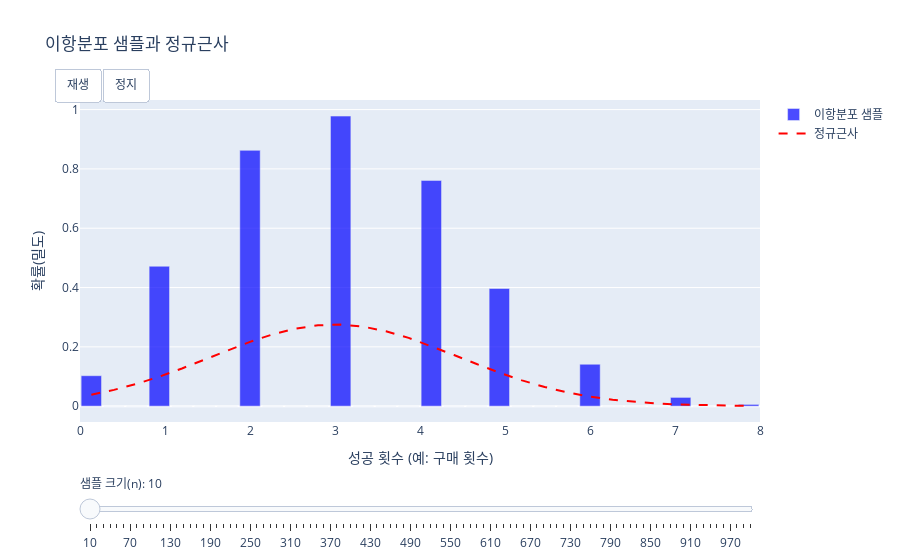

Notebook code for this chart:
### Markdown cell above
**3. 중심극한정리(CLT) 시각화 예시 (이항분포의 정규분포 근사)**

구매 확률이 0.3인 이항 분포에서 샘플 크기를 늘려갈 때, 표본 합(또는 평균)의 분포가 어떻게 정규분포에 가까워지는지 시각화합니다.

### Code cell
import numpy as np
import plotly.graph_objects as go
from plotly.subplots import make_subplots
from scipy.stats import norm, binom

# 초기 설정
p_conversion = 0.3  # 예: 특정 행동을 할 확률
sample_sizes_clt = np.arange(10, 1001, 10)  # 10부터 1000까지 10단위로 증가
num_simulations = 10000  # 각 샘플 크기별 시뮬레이션 횟수

# Plotly Figure 생성
fig_clt = go.Figure()

# 프레임 생성
frames = []
for n_sample in sample_sizes_clt:
    # 이항분포의 평균과 표준편차
    mu_binom = n_sample * p_conversion
    sigma_binom = np.sqrt(n_sample * p_conversion * (1 - p_conversion))
    
    # 이항분포에서 샘플 생성
    samples = binom.rvs(n=n_sample, p=p_conversion, size=num_simulations)
    
    # 히스토그램 데이터 생성
    hist_values, bin_edges = np.histogram(samples, bins=30, density=True)
    bin_centers = (bin_edges[:-1] + bin_edges[1:]) / 2

    # 정규분포 근사 PDF
    norm_approx_values = norm.pdf(bin_centers, mu_binom, sigma_binom)

    frame = go.Frame(
        data=[
            go.Bar(x=bin_centers, y=hist_values, name='이항분포 샘플', 
                  marker_color='blue', opacity=0.7),
            go.Scatter(x=bin_centers, y=norm_approx_values, name='정규근사',
                      mode='lines', line=dict(color='red', dash='dash'))
        ],
        name=f'n={n_sample}'
    )
    frames.append(frame)

# 초기 프레임 추가
n_sample = sample_sizes_clt[0]
mu_binom = n_sample * p_conversion
sigma_binom = np.sqrt(n_sample * p_conversion * (1 - p_conversion))
samples = binom.rvs(n=n_sample, p=p_conversion, size=num_simulations)
hist_values, bin_edges = np.histogram(samples, bins=30, density=True)
bin_centers = (bin_edges[:-1] + bin_edges[1:]) / 2
norm_approx_values = norm.pdf(bin_centers, mu_binom, sigma_binom)

fig_clt.add_trace(go.Bar(
    x=bin_centers, y=hist_values,
    name='이항분포 샘플',
    marker_color='blue', opacity=0.7
))
fig_clt.add_trace(go.Scatter(
    x=bin_centers, y=norm_approx_values,
    name='정규근사',
    mode='lines', line=dict(color='red', dash='dash')
))

# 애니메이션 버튼 추가
fig_clt.update_layout(
    updatemenus=[
        dict(
            type="buttons",
            direction="left",
            x=0.1,
            y=1.1,
            showactive=False,
            buttons=list([
                dict(
                    args=[None, {"frame": {"duration": 100, "redraw": True},
                                "fromcurrent": True, "mode": "immediate"}],
                    label="재생",
                    method="animate"
                ),
                dict(
                    args=[[None], {"frame": {"duration": 0, "redraw": True},
                                  "mode": "immediate",
                                  "transition": {"duration": 0}}],
                    label="정지",
                    method="animate"
                )
            ])
        )
    ],
    sliders=[dict(
        currentvalue={"prefix": "샘플 크기(n): "},
        pad={"t": 50},
        steps=[dict(
            method="animate",
            args=[[f"n={n}"], {"frame": {"duration": 0, "redraw": True},
                              "mode": "immediate"}],
            label=str(n)
        ) for n in sample_sizes_clt]
    )]
)

# 프레임 추가
fig_clt.frames = frames

# 레이아웃 업데이트
fig_clt.update_layout(
    title_text="이항분포 샘플과 정규근사",
    xaxis_title="성공 횟수 (예: 구매 횟수)",
    yaxis_title="확률(밀도)",
    bargap=0.1
)

fig_clt.show()
# 샘플 사이즈가 커지며 정규분포에 근사하게 됨

### Figure 1 — Plotly figure (JSON) as saved in the notebook; plotly's stock layout.template omitted (floating-point values rounded to 4 significant figures)
{"data": [{"marker": {"color": "blue"}, "name": "이항분포 샘플", "opacity": 0.7, "type": "bar", "x": [0.1333, 0.4, 0.6667, 0.9333, 1.2, 1.467, 1.733, 2.0, 2.267, 2.533, 2.8, 3.067, 3.333, 3.6, 3.867, 4.133, 4.4, 4.667, 4.933, 5.2, 5.467, 5.733, 6.0, 6.267, 6.533, 6.8, 7.067, 7.333, 7.6, 7.867], "y": [0.1027, 0.0, 0.0, 0.4718, 0.0, 0.0, 0.0, 0.8625, 0.0, 0.0, 0.0, 0.978, 0.0, 0.0, 0.0, 0.7613, 0.0, 0.0, 0.3968, 0.0, 0.0, 0.0, 0.1414, 0.0, 0.0, 0.0, 0.02963, 0.0, 0.0, 0.006]}, {"line": {"color": "red", "dash": "dash"}, "mode": "lines", "name": "정규근사", "type": "scatter", "x": [0.1333, 0.4, 0.6667, 0.9333, 1.2, 1.467, 1.733, 2.0, 2.267, 2.533, 2.8, 3.067, 3.333, 3.6, 3.867, 4.133, 4.4, 4.667, 4.933, 5.2, 5.467, 5.733, 6.0, 6.267, 6.533, 6.8, 7.067, 7.333, 7.6, 7.867], "y": [0.03891, 0.05505, 0.07531, 0.09958, 0.1273, 0.1573, 0.1879, 0.217, 0.2422, 0.2614, 0.2727, 0.275, 0.2681, 0.2527, 0.2302, 0.2028, 0.1726, 0.1421, 0.1131, 0.08696, 0.06466, 0.04648, 0.0323, 0.0217, 0.01409, 0.008844, 0.005367, 0.003149, 0.001786, 0.0009789]}], "layout": {"bargap": 0.1, "sliders": [{"currentvalue": {"prefix": "샘플 크기(n): "}, "pad": {"t": 50}, "steps": [{"args": [["n=10"], {"frame": {"duration": 0, "redraw": true}, "mode": "immediate"}], "label": "10", "method": "animate"}, {"args": [["n=20"], {"frame": {"duration": 0, "redraw": true}, "mode": "immediate"}], "label": "20", "method": "animate"}, {"args": [["n=30"], {"frame": {"duration": 0, "redraw": true}, "mode": "immediate"}], "label": "30", "method": "animate"}, {"args": [["n=40"], {"frame": {"duration": 0, "redraw": true}, "mode": "immediate"}], "label": "40", "method": "animate"}, {"args": [["n=50"], {"frame": {"duration": 0, "redraw": true}, "mode": "immediate"}], "label": "50", "method": "animate"}, {"args": [["n=60"], {"frame": {"duration": 0, "redraw": true}, "mode": "immediate"}], "label": "60", "method": "animate"}, {"args": [["n=70"], {"frame": {"duration": 0, "redraw": true}, "mode": "immediate"}], "label": "70", "method": "animate"}, {"args": [["n=80"], {"frame": {"duration": 0, "redraw": true}, "mode": "immediate"}], "label": "80", "method": "animate"}, {"args": [["n=90"], {"frame": {"duration": 0, "redraw": true}, "mode": "immediate"}], "label": "90", "method": "animate"}, {"args": [["n=100"], {"frame": {"duration": 0, "redraw": true}, "mode": "immediate"}], "label": "100", "method": "animate"}, {"args": [["n=110"], {"frame": {"duration": 0, "redraw": true}, "mode": "immediate"}], "label": "110", "method": "animate"}, {"args": [["n=120"], {"frame": {"duration": 0, "redraw": true}, "mode": "immediate"}], "label": "120", "method": "animate"}, {"args": [["n=130"], {"frame": {"duration": 0, "redraw": true}, "mode": "immediate"}], "label": "130", "method": "animate"}, {"args": [["n=140"], {"frame": {"duration": 0, "redraw": true}, "mode": "immediate"}], "label": "140", "method": "animate"}, {"args": [["n=150"], {"frame": {"duration": 0, "redraw": true}, "mode": "immediate"}], "label": "150", "method": "animate"}, {"args": [["n=160"], {"frame": {"duration": 0, "redraw": true}, "mode": "immediate"}], "label": "160", "method": "animate"}, {"args": [["n=170"], {"frame": {"duration": 0, "redraw": true}, "mode": "immediate"}], "label": "170", "method": "animate"}, {"args": [["n=180"], {"frame": {"duration": 0, "redraw": true}, "mode": "immediate"}], "label": "180", "method": "animate"}, {"args": [["n=190"], {"frame": {"duration": 0, "redraw": true}, "mode": "immediate"}], "label": "190", "method": "animate"}, {"args": [["n=200"], {"frame": {"duration": 0, "redraw": true}, "mode": "immediate"}], "label": "200", "method": "animate"}, {"args": [["n=210"], {"frame": {"duration": 0, "redraw": true}, "mode": "immediate"}], "label": "210", "method": "animate"}, {"args": [["n=220"], {"frame": {"duration": 0, "redraw": true}, "mode": "immediate"}], "label": "220", "method": "animate"}, {"args": [["n=230"], {"frame": {"duration": 0, "redraw": true}, "mode": "immediate"}], "label": "230", "method": "animate"}, {"args": [["n=240"], {"frame": {"duration": 0, "redraw": true}, "mode": "immediate"}], "label": "240", "method": "animate"}, {"args": [["n=250"], {"frame": {"duration": 0, "redraw": true}, "mode": "immediate"}], "label": "250", "method": "animate"}, {"args": [["n=260"], {"frame": {"duration": 0, "redraw": true}, "mode": "immediate"}], "label": "260", "method": "animate"}, {"args": [["n=270"], {"frame": {"duration": 0, "redraw": true}, "mode": "immediate"}], "label": "270", "method": "animate"}, {"args": [["n=280"], {"frame": {"duration": 0, "redraw": true}, "mode": "immediate"}], "label": "280", "method": "animate"}, {"args": [["n=290"], {"frame": {"duration": 0, "redraw": true}, "mode": "immediate"}], "label": "290", "method": "animate"}, {"args": [["n=300"], {"frame": {"duration": 0, "redraw": true}, "mode": "immediate"}], "label": "300", "method": "animate"}, {"args": [["n=310"], {"frame": {"duration": 0, "redraw": true}, "mode": "immediate"}], "label": "310", "method": "animate"}, {"args": [["n=320"], {"frame": {"duration": 0, "redraw": true}, "mode": "immediate"}], "label": "320", "method": "animate"}, {"args": [["n=330"], {"frame": {"duration": 0, "redraw": true}, "mode": "immediate"}], "label": "330", "method": "animate"}, {"args": [["n=340"], {"frame": {"duration": 0, "redraw": true}, "mode": "immediate"}], "label": "340", "method": "animate"}, {"args": [["n=350"], {"frame": {"duration": 0, "redraw": true}, "mode": "immediate"}], "label": "350", "method": "animate"}, {"args": [["n=360"], {"frame": {"duration": 0, "redraw": true}, "mode": "immediate"}], "label": "360", "method": "animate"}, {"args": [["n=370"], {"frame": {"duration": 0, "redraw": true}, "mode": "immediate"}], "label": "370", "method": "animate"}, {"args": [["n=380"], {"frame": {"duration": 0, "redraw": true}, "mode": "immediate"}], "label": "380", "method": "animate"}, {"args": [["n=390"], {"frame": {"duration": 0, "redraw": true}, "mode": "immediate"}], "label": "390", "method": "animate"}, {"args": [["n=400"], {"frame": {"duration": 0, "redraw": true}, "mode": "immediate"}], "label": "400", "method": "animate"}, {"args": [["n=410"], {"frame": {"duration": 0, "redraw": true}, "mode": "immediate"}], "label": "410", "method": "animate"}, {"args": [["n=420"], {"frame": {"duration": 0, "redraw": true}, "mode": "immediate"}], "label": "420", "method": "animate"}, {"args": [["n=430"], {"frame": {"duration": 0, "redraw": true}, "mode": "immediate"}], "label": "430", "method": "animate"}, {"args": [["n=440"], {"frame": {"duration": 0, "redraw": true}, "mode": "immediate"}], "label": "440", "method": "animate"}, {"args": [["n=450"], {"frame": {"duration": 0, "redraw": true}, "mode": "immediate"}], "label": "450", "method": "animate"}, {"args": [["n=460"], {"frame": {"duration": 0, "redraw": true}, "mode": "immediate"}], "label": "460", "method": "animate"}, {"args": [["n=470"], {"frame": {"duration": 0, "redraw": true}, "mode": "immediate"}], "label": "470", "method": "animate"}, {"args": [["n=480"], {"frame": {"duration": 0, "redraw": true}, "mode": "immediate"}], "label": "480", "method": "animate"}, {"args": [["n=490"], {"frame": {"duration": 0, "redraw": true}, "mode": "immediate"}], "label": "490", "method": "animate"}, {"args": [["n=500"], {"frame": {"duration": 0, "redraw": true}, "mode": "immediate"}], "label": "500", "method": "animate"}, {"args": [["n=510"], {"frame": {"duration": 0, "redraw": true}, "mode": "immediate"}], "label": "510", "method": "animate"}, {"args": [["n=520"], {"frame": {"duration": 0, "redraw": true}, "mode": "immediate"}], "label": "520", "method": "animate"}, {"args": [["n=530"], {"frame": {"duration": 0, "redraw": true}, "mode": "immediate"}], "label": "530", "method": "animate"}, {"args": [["n=540"], {"frame": {"duration": 0, "redraw": true}, "mode": "immediate"}], "label": "540", "method": "animate"}, {"args": [["n=550"], {"frame": {"duration": 0, "redraw": true}, "mode": "immediate"}], "label": "550", "method": "animate"}, {"args": [["n=560"], {"frame": {"duration": 0, "redraw": true}, "mode": "immediate"}], "label": "560", "method": "animate"}, {"args": [["n=570"], {"frame": {"duration": 0, "redraw": true}, "mode": "immediate"}], "label": "570", "method": "animate"}, {"args": [["n=580"], {"frame": {"duration": 0, "redraw": true}, "mode": "immediate"}], "label": "580", "method": "animate"}, {"args": [["n=590"], {"frame": {"duration": 0, "redraw": true}, "mode": "immediate"}], "label": "590", "method": "animate"}, {"args": [["n=600"], {"frame": {"duration": 0, "redraw": true}, "mode": "immediate"}], "label": "600", "method": "animate"}, {"args": [["n=610"], {"frame": {"duration": 0, "redraw": true}, "mode": "immediate"}], "label": "610", "method": "animate"}, {"args": [["n=620"], {"frame": {"duration": 0, "redraw": true}, "mode": "immediate"}], "label": "620", "method": "animate"}, {"args": [["n=630"], {"frame": {"duration": 0, "redraw": true}, "mode": "immediate"}], "label": "630", "method": "animate"}, {"args": [["n=640"], {"frame": {"duration": 0, "redraw": true}, "mode": "immediate"}], "label": "640", "method": "animate"}, {"args": [["n=650"], {"frame": {"duration": 0, "redraw": true}, "mode": "immediate"}], "label": "650", "method": "animate"}, {"args": [["n=660"], {"frame": {"duration": 0, "redraw": true}, "mode": "immediate"}], "label": "660", "method": "animate"}, {"args": [["n=670"], {"frame": {"duration": 0, "redraw": true}, "mode": "immediate"}], "label": "670", "method": "animate"}, {"args": [["n=680"], {"frame": {"duration": 0, "redraw": true}, "mode": "immediate"}], "label": "680", "method": "animate"}, {"args": [["n=690"], {"frame": {"duration": 0, "redraw": true}, "mode": "immediate"}], "label": "690", "method": "animate"}, {"args": [["n=700"], {"frame": {"duration": 0, "redraw": true}, "mode": "immediate"}], "label": "700", "method": "animate"}, {"args": [["n=710"], {"frame": {"duration": 0, "redraw": true}, "mode": "immediate"}], "label": "710", "method": "animate"}, {"args": [["n=720"], {"frame": {"duration": 0, "redraw": true}, "mode": "immediate"}], "label": "720", "method": "animate"}, {"args": [["n=730"], {"frame": {"duration": 0, "redraw": true}, "mode": "immediate"}], "label": "730", "method": "animate"}, {"args": [["n=740"], {"frame": {"duration": 0, "redraw": true}, "mode": "immediate"}], "label": "740", "method": "animate"}, {"args": [["n=750"], {"frame": {"duration": 0, "redraw": true}, "mode": "immediate"}], "label": "750", "method": "animate"}, {"args": [["n=760"], {"frame": {"duration": 0, "redraw": true}, "mode": "immediate"}], "label": "760", "method": "animate"}, {"args": [["n=770"], {"frame": {"duration": 0, "redraw": true}, "mode": "immediate"}], "label": "770", "method": "animate"}, {"args": [["n=780"], {"frame": {"duration": 0, "redraw": true}, "mode": "immediate"}], "label": "780", "method": "animate"}, {"args": [["n=790"], {"frame": {"duration": 0, "redraw": true}, "mode": "immediate"}], "label": "790", "method": "animate"}, {"args": [["n=800"], {"frame": {"duration": 0, "redraw": true}, "mode": "immediate"}], "label": "800", "method": "animate"}, {"args": [["n=810"], {"frame": {"duration": 0, "redraw": true}, "mode": "immediate"}], "label": "810", "method": "animate"}, {"args": [["n=820"], {"frame": {"duration": 0, "redraw": true}, "mode": "immediate"}], "label": "820", "method": "animate"}, {"args": [["n=830"], {"frame": {"duration": 0, "redraw": true}, "mode": "immediate"}], "label": "830", "method": "animate"}, {"args": [["n=840"], {"frame": {"duration": 0, "redraw": true}, "mode": "immediate"}], "label": "840", "method": "animate"}, {"args": [["n=850"], {"frame": {"duration": 0, "redraw": true}, "mode": "immediate"}], "label": "850", "method": "animate"}, {"args": [["n=860"], {"frame": {"duration": 0, "redraw": true}, "mode": "immediate"}], "label": "860", "method": "animate"}, {"args": [["n=870"], {"frame": {"duration": 0, "redraw": true}, "mode": "immediate"}], "label": "870", "method": "animate"}, {"args": [["n=880"], {"frame": {"duration": 0, "redraw": true}, "mode": "immediate"}], "label": "880", "method": "animate"}, {"args": [["n=890"], {"frame": {"duration": 0, "redraw": true}, "mode": "immediate"}], "label": "890", "method": "animate"}, {"args": [["n=900"], {"frame": {"duration": 0, "redraw": true}, "mode": "immediate"}], "label": "900", "method": "animate"}, {"args": [["n=910"], {"frame": {"duration": 0, "redraw": true}, "mode": "immediate"}], "label": "910", "method": "animate"}, {"args": [["n=920"], {"frame": {"duration": 0, "redraw": true}, "mode": "immediate"}], "label": "920", "method": "animate"}, {"args": [["n=930"], {"frame": {"duration": 0, "redraw": true}, "mode": "immediate"}], "label": "930", "method": "animate"}, {"args": [["n=940"], {"frame": {"duration": 0, "redraw": true}, "mode": "immediate"}], "label": "940", "method": "animate"}, {"args": [["n=950"], {"frame": {"duration": 0, "redraw": true}, "mode": "immediate"}], "label": "950", "method": "animate"}, {"args": [["n=960"], {"frame": {"duration": 0, "redraw": true}, "mode": "immediate"}], "label": "960", "method": "animate"}, {"args": [["n=970"], {"frame": {"duration": 0, "redraw": true}, "mode": "immediate"}], "label": "970", "method": "animate"}, {"args": [["n=980"], {"frame": {"duration": 0, "redraw": true}, "mode": "immediate"}], "label": "980", "method": "animate"}, {"args": [["n=990"], {"frame": {"duration": 0, "redraw": true}, "mode": "immediate"}], "label": "990", "method": "animate"}, {"args": [["n=1000"], {"frame": {"duration": 0, "redraw": true}, "mode": "immediate"}], "label": "1000", "method": "animate"}]}], "title": {"text": "이항분포 샘플과 정규근사"}, "updatemenus": [{"buttons": [{"args": [null, {"frame": {"duration": 100, "redraw": true}, "fromcurrent": true, "mode": "immediate"}], "label": "재생", "method": "animate"}, {"args": [[null], {"frame": {"duration": 0, "redraw": true}, "mode": "immediate", "transition": {"duration": 0}}], "label": "정지", "method": "animate"}], "direction": "left", "showactive": false, "type": "buttons", "x": 0.1, "y": 1.1}], "xaxis": {"title": {"text": "성공 횟수 (예: 구매 횟수)"}}, "yaxis": {"title": {"text": "확률(밀도)"}}}}
